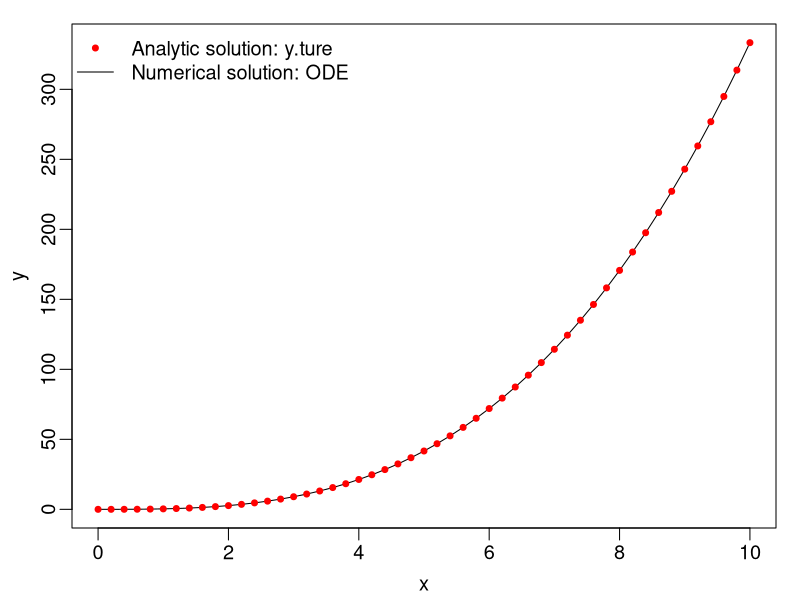
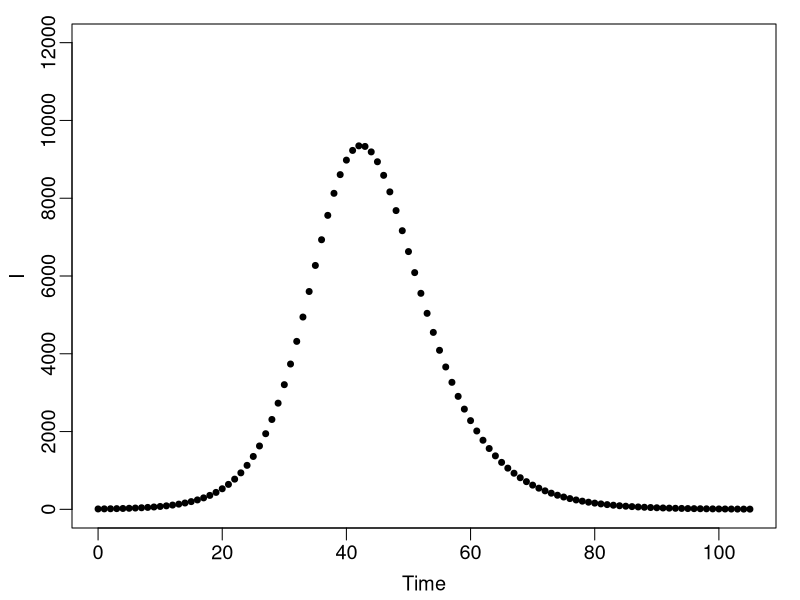
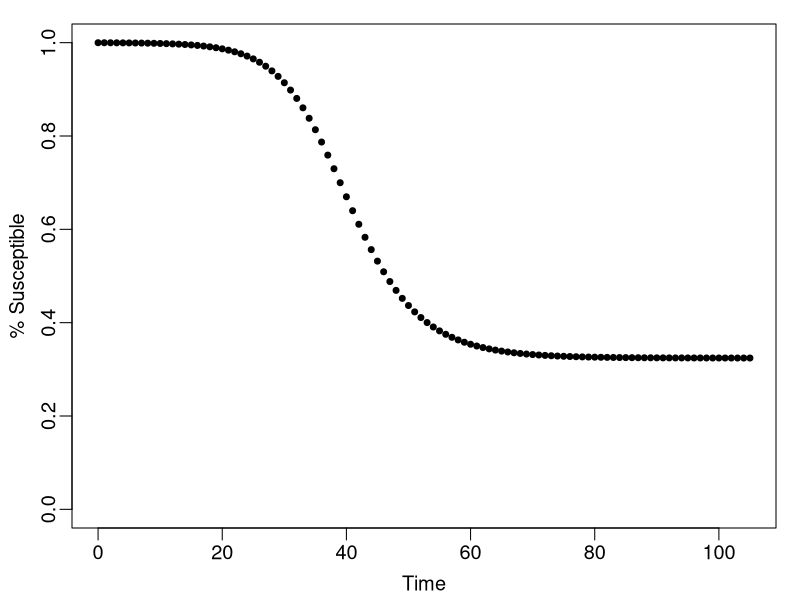
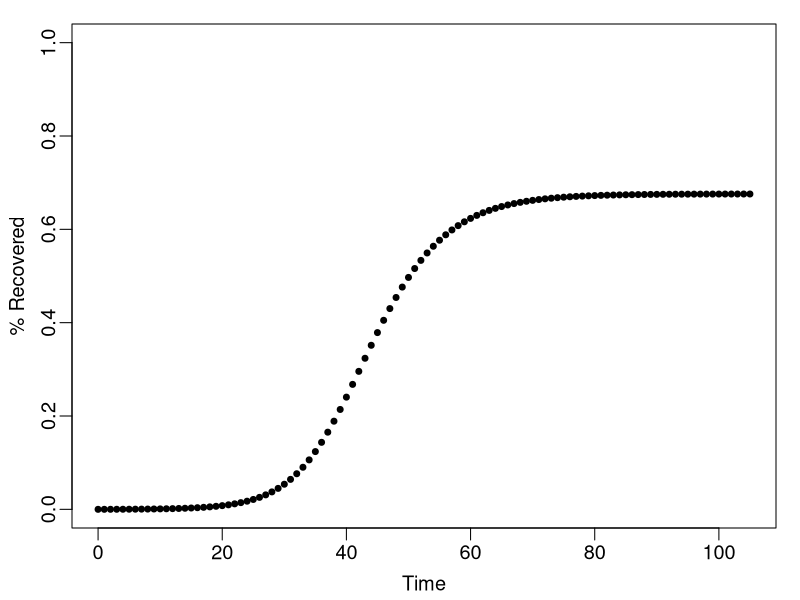
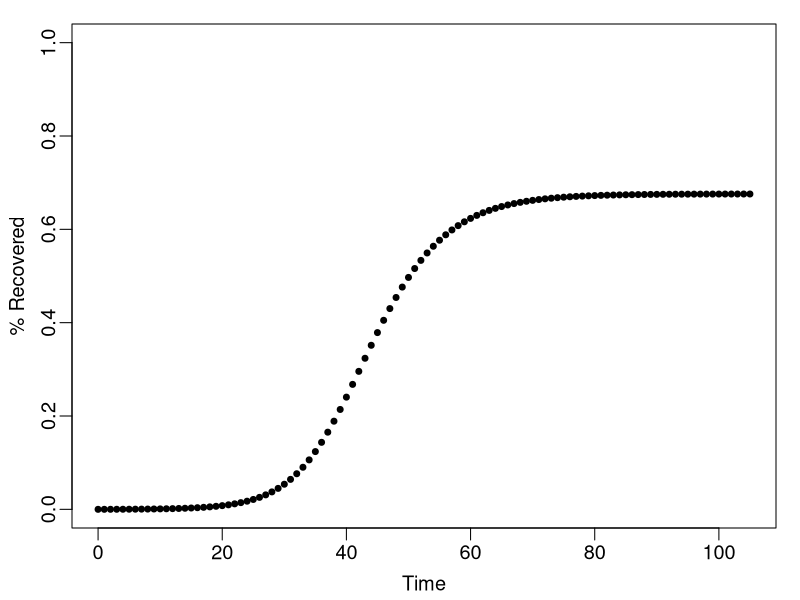
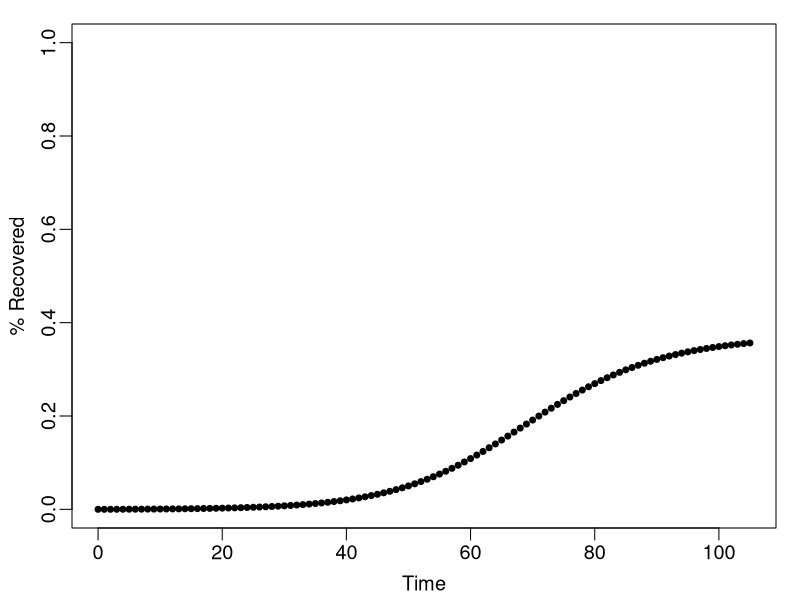
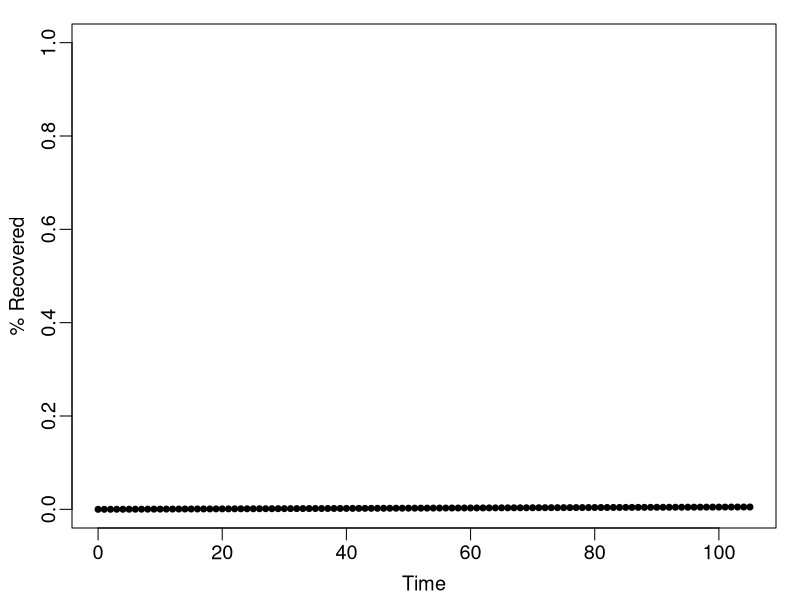
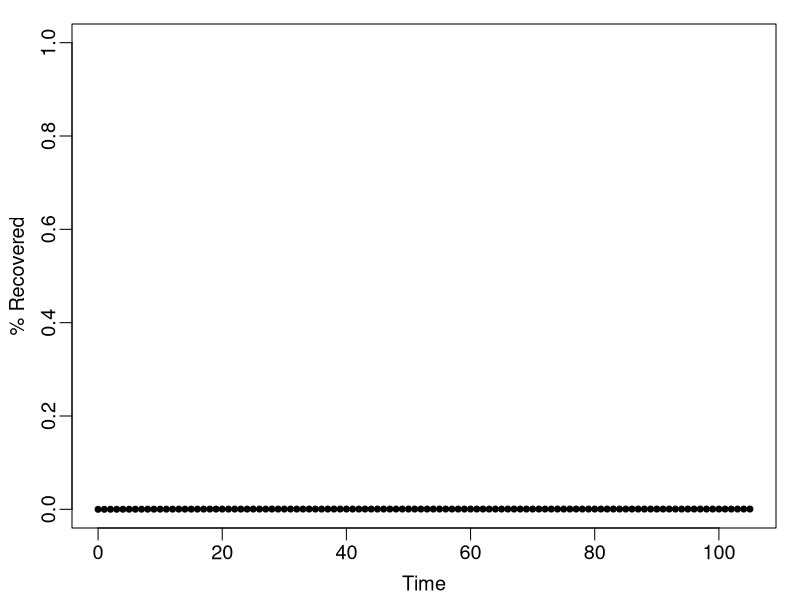

Write R code to recreate these figures, in order.
## Ashley Tseng (at3346)
## Lab 2: SIR MODEL
## SCRIPT TO TEST THE SIR MODEL

## If you haven't had it installed yet, type in the following first:
## install.packages('deSolve')
library(deSolve)

## PRE-LAB: TRY THE ODE SOLVER
## SIMPLE ODE: dy/dx=x^2
myfunc = function(x,y,parms){
  dy = x^2
  list(dy)
}
xs = seq(0,10, by = 0.2)
state = c(y = 0); 
out = ode(y = state,times = xs,func = myfunc, parms = NULL)

y.true = 1/3*xs^3

## Check if the ode is working
par(mar = c(3,3,1,1), mgp = c(1.8,.5,0), cex = 1.2)
plot(out[,1], out[,2], xlab = 'x', ylab = 'y', type = 'l')
points(xs, y.true, col = 'red', pch = 20)
legend('topleft',legend = c('Analytic solution: y.ture','Numerical solution: ODE'),
       col = c('red','black'), lty = c(NA,1), pch = c(20,NA), bty = 'n')

## Try the SIR
SIR = function(t,state,parameters){
  with(as.list(c(state,parameters)),{
    # rate of change
    dS = -beta*S*I/N;
    dI = beta*S*I/N-gamma*I;
    # return the rate of change
    list(c(dS,dI))
  }) # end with(as.list...)
}

# Specify initial conditions/parameters
N = 1e5; # population size
I0 = 10; # initial No. of Infectious people
S0 = N - I0;  # initial No. of Susceptible people
state = c(S = S0, I = I0);  # store the inital conditions I & S together 
parameters = c(beta = 0.5, gamma = 0.3);  # store the model parameters

times = seq(0, 100, by = 1);
sim = ode(y = state, times = times, func = SIR, parms = parameters);

View(sim)  # to see what's in the model output 'sim'
s=sim[,'S']/N
i=sim[,'I']/N


################################################################################
## YOU CAN USE THE FOLLOWING SECTION TO SEE THE CHANGES IN S AND I STEP BY STEP
################################################################################
## CHANGE IN NUMBER OF INFECTIOUS
numWk = 15; tmstep = 7; # weekly increase
wklyS = wklyI = rep(0, numWk+1);
wklyS[1] = S0; wklyI[1] = I0;
wk = 1; # first week
times = seq(tmstep*(wk-1),tmstep*wk, by = 1);
state = c(S = wklyS[wk], I = wklyI[wk])
sim = ode(y = state,times = times, func = SIR, parms = parameters);
wklyS[wk+1] = tail(sim[,'S'],1); # save new state
wklyI[wk+1] = tail(sim[,'I'],1);
plot(sim[,'time'], sim[,'I'], ylim = c(0,N*.12), xlim = c (0,tmstep*numWk),
     ylab = 'I', xlab = 'Time', pch = 20)
for (wk in 2:numWk){
  times = seq(tmstep*(wk-1),tmstep*wk, by = 1);
  state = c(S = wklyS[wk], I = wklyI[wk])
  sim = ode(y = state, times = times, func = SIR, parms = parameters);
  wklyS[wk+1] = tail(sim[,'S'],1); # save new state
  wklyI[wk+1] = tail(sim[,'I'],1);
  points(tail(sim[,'time'], tmstep), tail(sim[,'I'], tmstep), pch = 20)
  readline("Press <return to continue") ## PRESS ENTER TO PROCEED
}

## CHANGE IN THE NUMBER OF SUSCEPTIBLES
wklyS=wklyI=rep(0,numWk+1);
wklyS[1]=S0; wklyI[1]=I0;
wk=1; # first week
times=seq(tmstep*(wk-1),tmstep*wk,by=1);
state=c(S=wklyS[wk],I=wklyI[wk])
sim=ode(y=state,times=times,func=SIR,parms=parameters);
wklyS[wk+1]=tail(sim[,'S'],1); # save new state
wklyI[wk+1]=tail(sim[,'I'],1);
plot(sim[,'time'],sim[,'S']/N,ylim=c(0,1),xlim=c(0,tmstep*numWk),
     ylab='% Susceptible',xlab='Time', pch=20)
for (wk in 2:numWk){
  times=seq(tmstep*(wk-1),tmstep*wk,by=1);
  state=c(S=wklyS[wk],I=wklyI[wk])
  sim=ode(y=state,times=times,func=SIR,parms=parameters);
  wklyS[wk+1]=tail(sim[,'S'],1); # save new state
  wklyI[wk+1]=tail(sim[,'I'],1);
  points(tail(sim[,'time'],tmstep),tail(sim[,'S']/N,tmstep),pch=20)
  readline("Press <return to continue") ## PRESS ENTER TO PROCEED
}


## LAB REPORT EXERCISES:
################################################################################
## Q1: What do we find R (# recovered)?
################################################################################
SIR_2 = function(t,state,parameters){
  with(as.list(c(state,parameters)),{
    dS = -beta*S*I/N;
    dI = beta*S*I/N-gamma*I;
    dR = gamma*I;
    list(c(dS,dI,dR))
  })
}

# Specify initial conditions/parameters
N = 1e5; # population size
I0 = 10; # initial No. of Infectious people
S0 = N - I0;  # initial No. of Susceptible people
R0 = 0; # initial No. of Recovered people
beta = 0.5; gamma = 0.3;
parameters = c(beta = beta, gamma = gamma)
times = seq(0, 365, by = 1);  # run for a year
state = c(S = S0, I = I0, R = R0)
sim_3 = ode(y = state, times = times, func = SIR_2, parms = parameters);

# what are S, I at each point in time?
# what is R at each point in time?

View(sim_3)

## CHANGE IN THE NUMBER OF RECOVERED
wklyS = wklyI = wklyR = rep(0,numWk+1);
wklyS[1] = S0; wklyI[1] = I0; wklyR[1] = R0;
wk = 1; # first week
times = seq(tmstep*(wk-1),tmstep*wk,by=1);
state = c(S = wklyS[wk], I = wklyI[wk], R = wklyR[wk])
sim = ode(y = state, times = times, func = SIR_2, parms = parameters);
wklyS[wk+1] = tail(sim[,'S'],1); # save new state
wklyI[wk+1] = tail(sim[,'I'],1);
wklyR[wk+1] = tail(sim[,'R'],1);
plot(sim[,'time'], sim[,'R']/N, ylim = c(0,1), xlim = c(0, tmstep*numWk),
     ylab = '% Recovered', xlab = 'Time', pch = 20)
for (wk in 2:numWk){
  times = seq(tmstep*(wk-1), tmstep*wk, by = 1);
  state = c(S = wklyS[wk], I = wklyI[wk], R = wklyR[wk])
  sim = ode(y = state, times = times, func = SIR_2, parms = parameters);
  wklyS[wk+1] = tail(sim[,'S'],1); # save new state
  wklyI[wk+1] = tail(sim[,'I'],1);
  wklyR[wk+1] = tail(sim[,'R'],1);
  points(tail(sim[,'time'], tmstep),tail(sim[,'R']/N, tmstep), pch = 20)
  readline("Press <return to continue") ## PRESS ENTER TO PROCEED
}

################################################################################
## Q2: TEST HOW BETA AND GAMMA (R0) AFFECT THE EPIDEMIC
################################################################################
## CHANGE THE PARAMETERS SPECIFIC IN THE LAB ASSIGNMENT
## RUN THE MODEL AND SEE THE DIFFERENCE
## REPORT YOUR FINDINGS

# Gamma 0.3
N = 1e5; # population size
I0 = 10; # initial No. of Infectious people
S0 = N - I0;  # initial No. of Susceptible people
R0 = 0; # initial No. of Recovered people
beta = 0.5; gamma = 0.3;
parameters = c(beta = beta, gamma = gamma)
times = seq(0, 365, by = 1);  # run for a year
state = c(S = S0, I = I0, R = R0)
sim_3 = ode(y = state, times = times, func = SIR_2, parms = parameters);

## CHANGE IN THE NUMBER OF RECOVERED
wklyS = wklyI = wklyR = rep(0,numWk+1);
wklyS[1] = S0; wklyI[1] = I0; wklyR[1] = R0;
wk = 1; # first week
times = seq(tmstep*(wk-1),tmstep*wk,by=1);
state = c(S = wklyS[wk], I = wklyI[wk], R = wklyR[wk])
sim = ode(y = state, times = times, func = SIR_2, parms = parameters);
wklyS[wk+1] = tail(sim[,'S'],1); # save new state
wklyI[wk+1] = tail(sim[,'I'],1);
wklyR[wk+1] = tail(sim[,'R'],1);
plot(sim[,'time'], sim[,'R']/N, ylim = c(0,1), xlim = c(0, tmstep*numWk),
     ylab = '% Recovered', xlab = 'Time', pch = 20)
for (wk in 2:numWk){
  times = seq(tmstep*(wk-1), tmstep*wk, by = 1);
  state = c(S = wklyS[wk], I = wklyI[wk], R = wklyR[wk])
  sim = ode(y = state, times = times, func = SIR_2, parms = parameters);
  wklyS[wk+1] = tail(sim[,'S'],1); # save new state
  wklyI[wk+1] = tail(sim[,'I'],1);
  wklyR[wk+1] = tail(sim[,'R'],1);
  points(tail(sim[,'time'], tmstep),tail(sim[,'R']/N, tmstep), pch = 20)
  readline("Press <return to continue") ## PRESS ENTER TO PROCEED
}


# Gamma 0.4
N = 1e5; # population size
I0 = 10; # initial No. of Infectious people
S0 = N - I0;  # initial No. of Susceptible people
R0 = 0; # initial No. of Recovered people
beta = 0.5; gamma = 0.4;
parameters = c(beta = beta, gamma = gamma)
times = seq(0, 365, by = 1);  # run for a year
state = c(S = S0, I = I0, R = R0)
sim_4 = ode(y = state, times = times, func = SIR_2, parms = parameters);

wklyS = wklyI = wklyR = rep(0,numWk+1);
wklyS[1] = S0; wklyI[1] = I0; wklyR[1] = R0;
wk = 1; # first week
times = seq(tmstep*(wk-1),tmstep*wk,by=1);
state = c(S = wklyS[wk], I = wklyI[wk], R = wklyR[wk])
sim = ode(y = state, times = times, func = SIR_2, parms = parameters);
wklyS[wk+1] = tail(sim[,'S'],1); # save new state
wklyI[wk+1] = tail(sim[,'I'],1);
wklyR[wk+1] = tail(sim[,'R'],1);
plot(sim[,'time'], sim[,'R']/N, ylim = c(0,1), xlim = c(0, tmstep*numWk),
     ylab = '% Recovered', xlab = 'Time', pch = 20)
for (wk in 2:numWk){
  times = seq(tmstep*(wk-1), tmstep*wk, by = 1);
  state = c(S = wklyS[wk], I = wklyI[wk], R = wklyR[wk])
  sim = ode(y = state, times = times, func = SIR_2, parms = parameters);
  wklyS[wk+1] = tail(sim[,'S'],1); # save new state
  wklyI[wk+1] = tail(sim[,'I'],1);
  wklyR[wk+1] = tail(sim[,'R'],1);
  points(tail(sim[,'time'], tmstep),tail(sim[,'R']/N, tmstep), pch = 20)
  readline("Press <return to continue") ## PRESS ENTER TO PROCEED
}

# Gamma 0.5
N = 1e5; # population size
I0 = 10; # initial No. of Infectious people
S0 = N - I0;  # initial No. of Susceptible people
R0 = 0; # initial No. of Recovered people
beta = 0.5; gamma = 0.5;
parameters = c(beta = beta, gamma = gamma)
times = seq(0, 365, by = 1);  # run for a year
state = c(S = S0, I = I0, R = R0)
sim_5 = ode(y = state, times = times, func = SIR_2, parms = parameters);

wklyS = wklyI = wklyR = rep(0,numWk+1);
wklyS[1] = S0; wklyI[1] = I0; wklyR[1] = R0;
wk = 1; # first week
times = seq(tmstep*(wk-1),tmstep*wk,by=1);
state = c(S = wklyS[wk], I = wklyI[wk], R = wklyR[wk])
sim = ode(y = state, times = times, func = SIR_2, parms = parameters);
wklyS[wk+1] = tail(sim[,'S'],1); # save new state
wklyI[wk+1] = tail(sim[,'I'],1);
wklyR[wk+1] = tail(sim[,'R'],1);
plot(sim[,'time'], sim[,'R']/N, ylim = c(0,1), xlim = c(0, tmstep*numWk),
     ylab = '% Recovered', xlab = 'Time', pch = 20)
for (wk in 2:numWk){
  times = seq(tmstep*(wk-1), tmstep*wk, by = 1);
  state = c(S = wklyS[wk], I = wklyI[wk], R = wklyR[wk])
  sim = ode(y = state, times = times, func = SIR_2, parms = parameters);
  wklyS[wk+1] = tail(sim[,'S'],1); # save new state
  wklyI[wk+1] = tail(sim[,'I'],1);
  wklyR[wk+1] = tail(sim[,'R'],1);
  points(tail(sim[,'time'], tmstep),tail(sim[,'R']/N, tmstep), pch = 20)
  readline("Press <return to continue") ## PRESS ENTER TO PROCEED
}

# Gamma 0.6
N = 1e5; # population size
I0 = 10; # initial No. of Infectious people
S0 = N - I0;  # initial No. of Susceptible people
R0 = 0; # initial No. of Recovered people
beta = 0.5; gamma = 0.6;
parameters = c(beta = beta, gamma = gamma)
times = seq(0, 365, by = 1);  # run for a year
state = c(S = S0, I = I0, R = R0)
sim_6 = ode(y = state, times = times, func = SIR_2, parms = parameters);

wklyS = wklyI = wklyR = rep(0,numWk+1);
wklyS[1] = S0; wklyI[1] = I0; wklyR[1] = R0;
wk = 1; # first week
times = seq(tmstep*(wk-1),tmstep*wk,by=1);
state = c(S = wklyS[wk], I = wklyI[wk], R = wklyR[wk])
sim = ode(y = state, times = times, func = SIR_2, parms = parameters);
wklyS[wk+1] = tail(sim[,'S'],1); # save new state
wklyI[wk+1] = tail(sim[,'I'],1);
wklyR[wk+1] = tail(sim[,'R'],1);
plot(sim[,'time'], sim[,'R']/N, ylim = c(0,1), xlim = c(0, tmstep*numWk),
     ylab = '% Recovered', xlab = 'Time', pch = 20)
for (wk in 2:numWk){
  times = seq(tmstep*(wk-1), tmstep*wk, by = 1);
  state = c(S = wklyS[wk], I = wklyI[wk], R = wklyR[wk])
  sim = ode(y = state, times = times, func = SIR_2, parms = parameters);
  wklyS[wk+1] = tail(sim[,'S'],1); # save new state
  wklyI[wk+1] = tail(sim[,'I'],1);
  wklyR[wk+1] = tail(sim[,'R'],1);
  points(tail(sim[,'time'], tmstep),tail(sim[,'R']/N, tmstep), pch = 20)
  readline("Press <return to continue") ## PRESS ENTER TO PROCEED
}

# As gamma increases, the recovered rate decreases.

################################################################################
## Qs3&4: TEST EXPONENTIAL PERIOD: the first few weeks
################################################################################
N = 1e5; I0 = 10; S0 = N-I0;
state = c(S = S0,I = I0);
parameters = c(beta = 0.5, gamma = 0.3);

times = seq(0, 100, by = 1);
sim = ode(y = state, times = times, func = SIR, parms = parameters);
s = sim[,'S']/N
i = sim[,'I']/N

WkExp = 3; # CHANGE THE NUMBER OF WEEK HERE
Iexp = sim[seq(1, length = WkExp, by = 7),'I']; 
# NOTE: THE TIME STEP IN THE SIMULATION IS DAY, BUT WE ARE LOOKING AT WEEK HERE
# SO WE USE 'seq(1,length=WkExp,by=7)' TO EXTRACT THE CORRESPONDING DATE FOR EACH WEEK
lnI = log(Iexp); # TAKE THE LOG
tt = seq(1,length = WkExp, by = 7)
fit = lm(lnI~tt) # LINEAR REGRESSION
slope = fit$coeff[2] ## extract the slope for the linear regression

par(mfrow = c(1,1), cex = 1.5)
plot(tt,lnI,xlab = 'Time')
lines(tt, fit$coeff[1]+fit$coeff[2]*tt, col = 'red', lwd = 2)

## NOW TRY HOW LONG THE EXPONENTIAL PERIOD CAN LAST BY CHANING WkExp by yourself


################################################################################
## Q5: TEST EPIDEMIC BURNOUT
################################################################################
